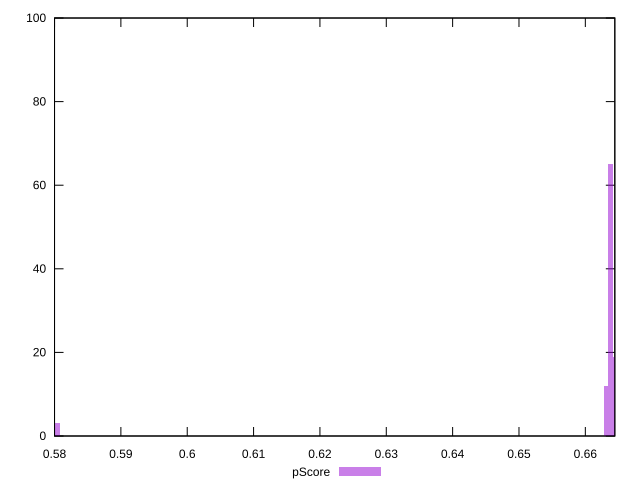

Generate this figure with gnuplot:
reset

$pScore <<EOF
0.6645716840214639 19
0.5804023628072917 3
0.6638397768804711 65
0.6631078697394783 12
0.5796704556662989 1
EOF

set key outside below
set boxwidth 0.0007319071409928017
set xrange [0.58:0.6644444444444444]
set yrange [0:100]
set trange [0:100]
set style fill transparent solid 0.5 noborder
set terminal svg size 640, 490 enhanced background rgb 'white'
set output "report_00008_2021-01-22T20:58:29.167/uses-rel-preload/samples/pages+cached+noadtech/pScore/histogram.svg"

plot $pScore title "pScore" with boxes

reset
